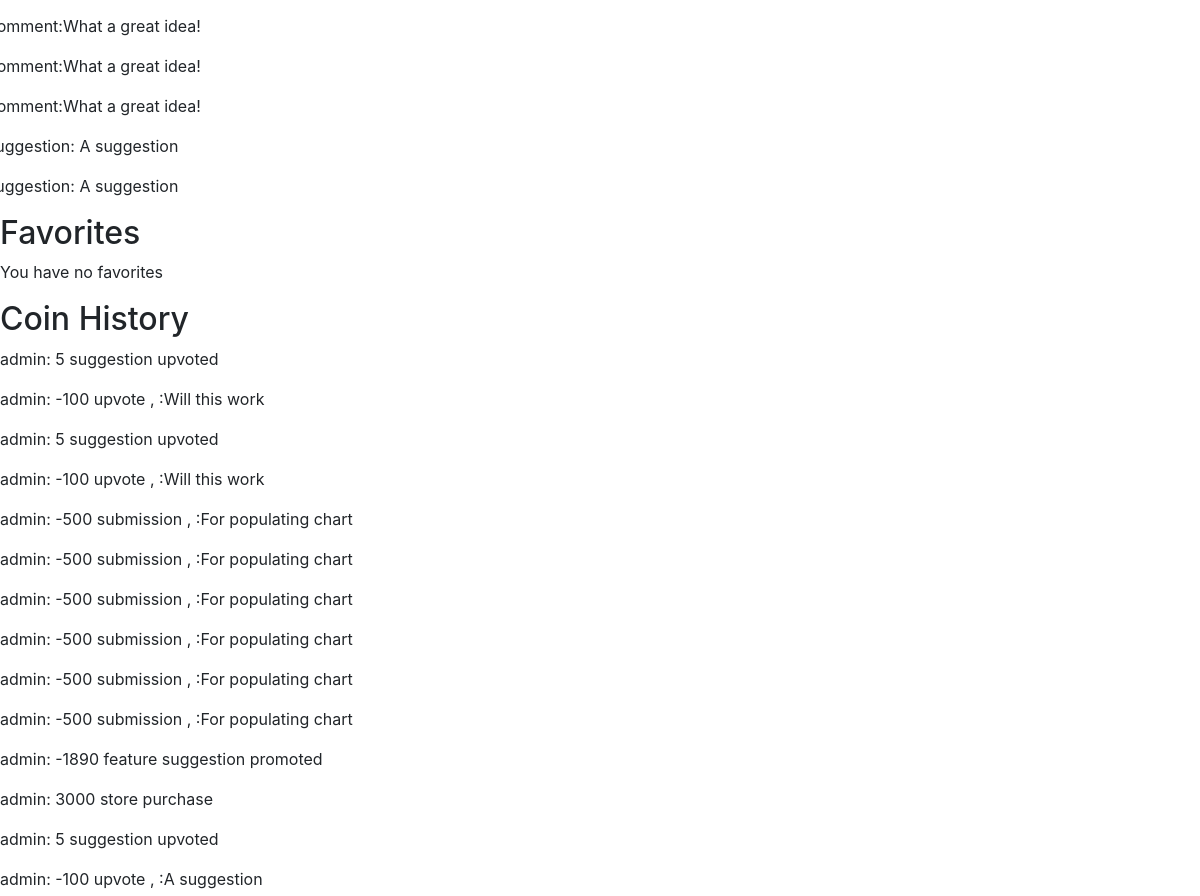
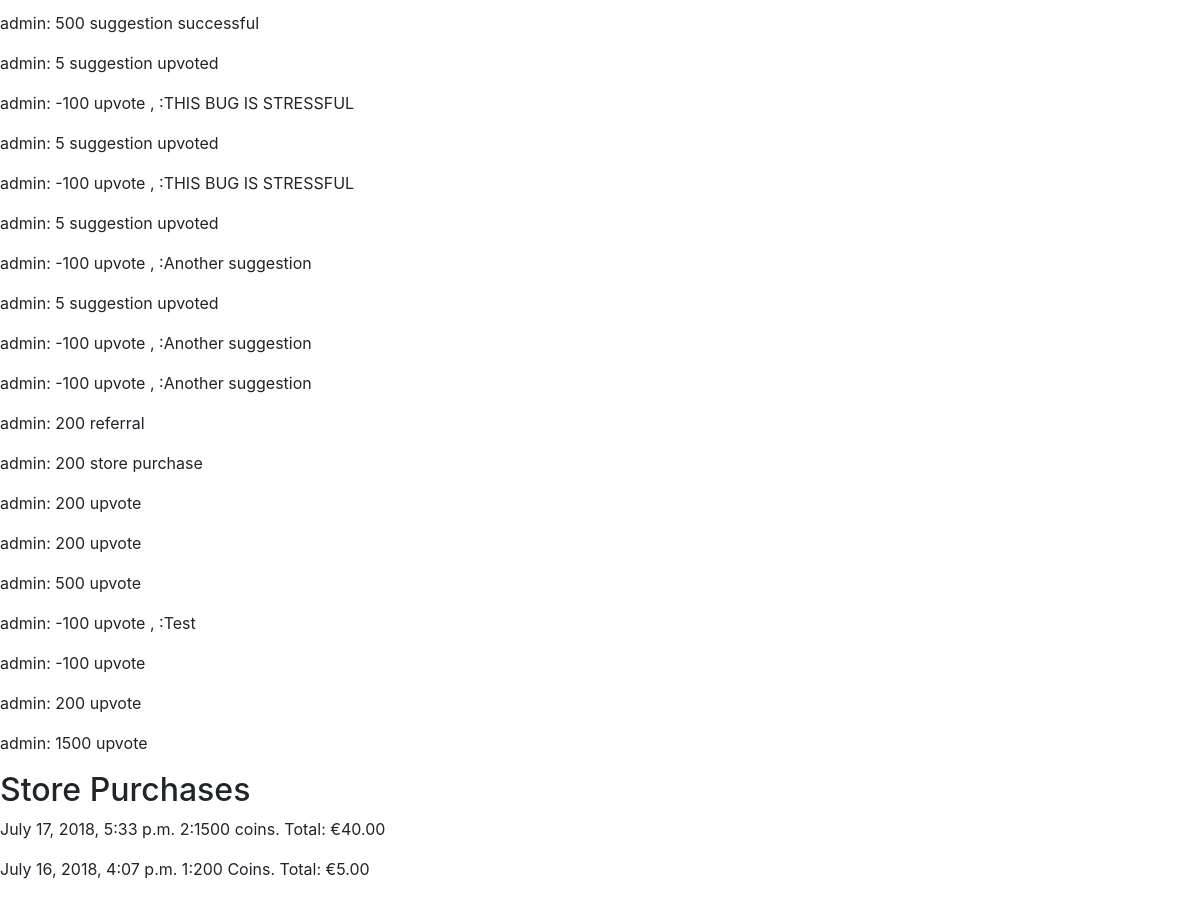
Page /user/1 (signed in, lower part) on the earlier database version (2 pictures, top to bottom).
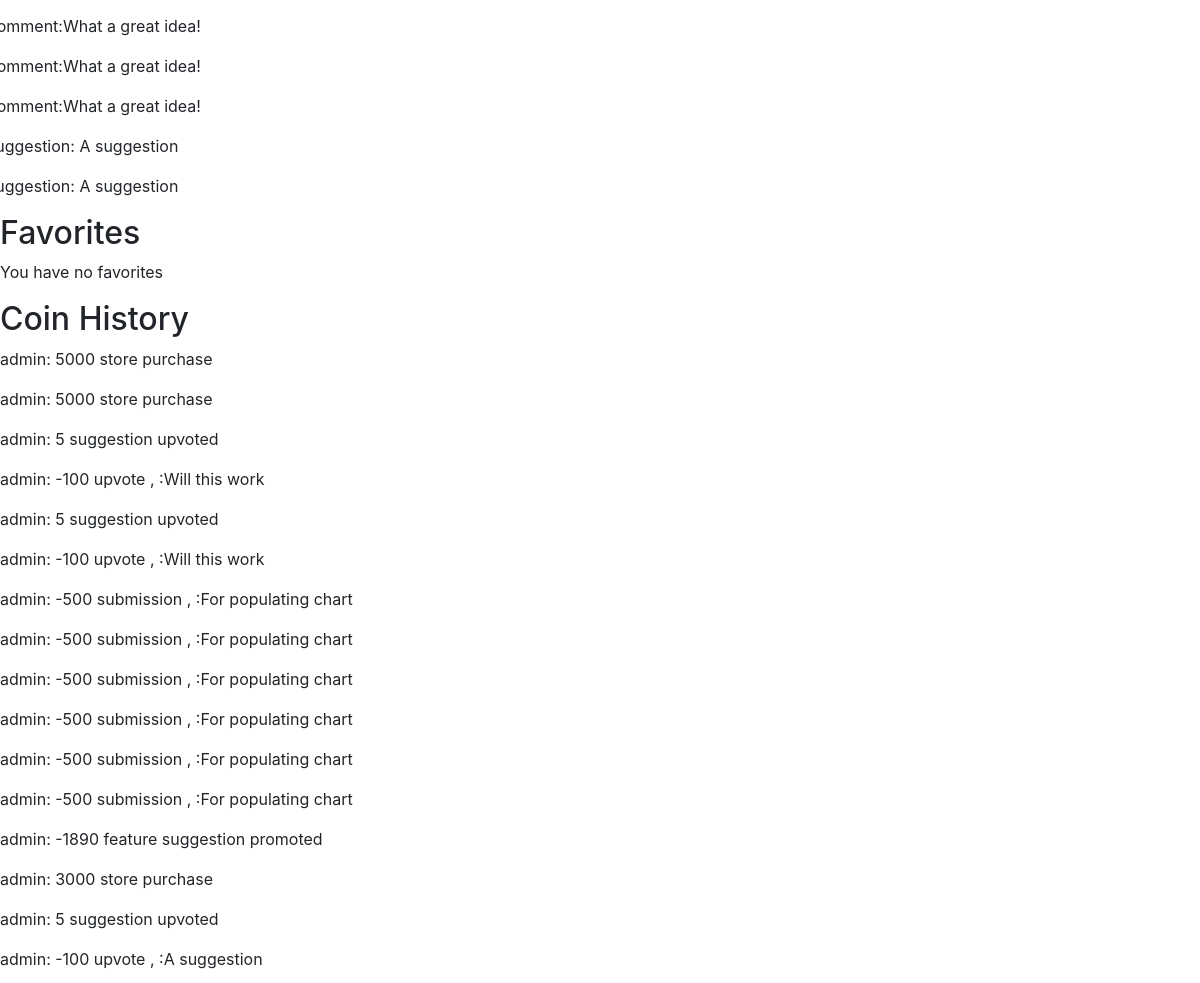
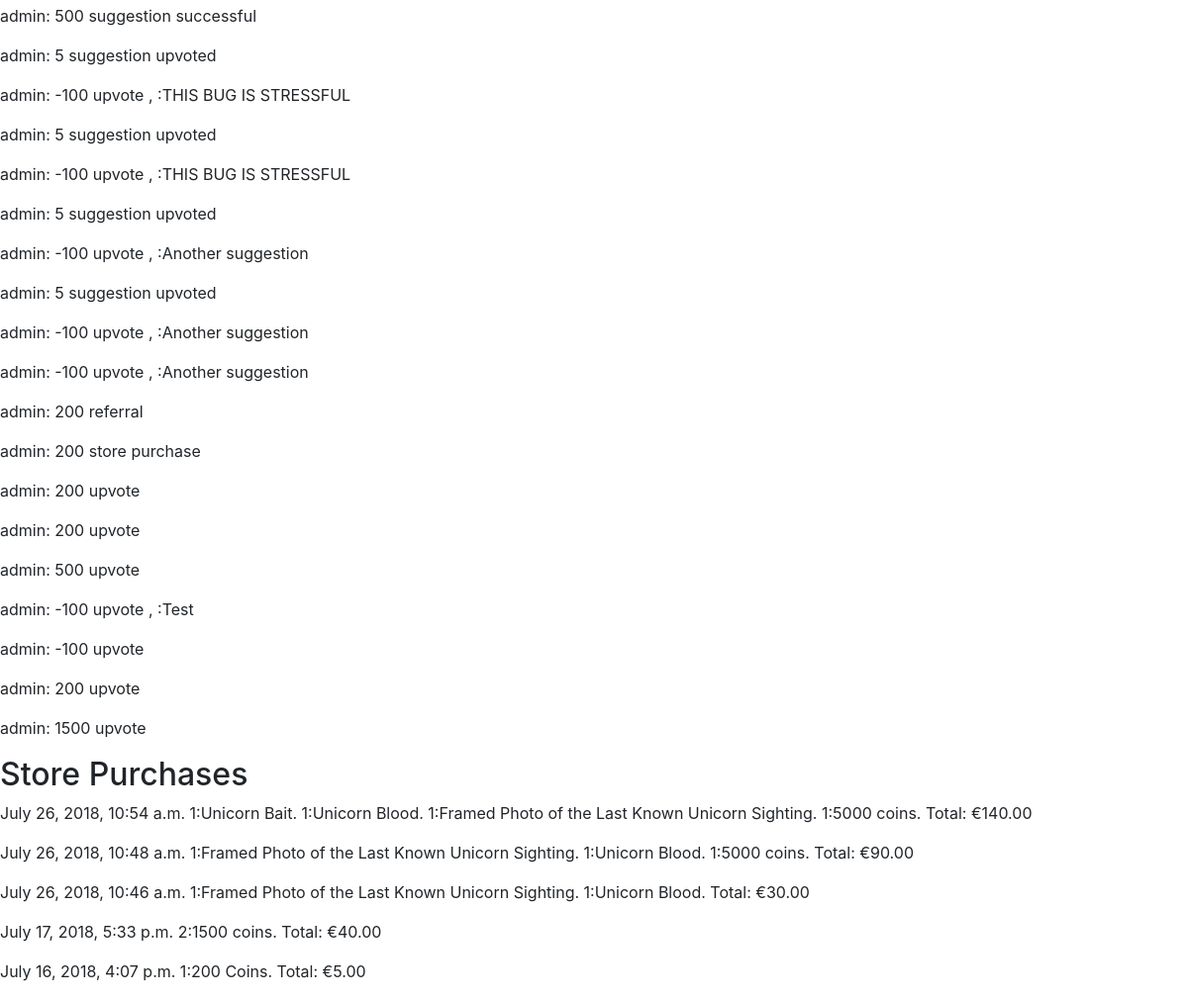
Same page on the later database version (2 pictures, top to bottom).
### usersuggestions/models.py (models this page shows, shortened)
class Upvote(models.Model):
    user = models.ForeignKey(User, null=False, on_delete=models.PROTECT)
    suggestion = models.ForeignKey(Suggestion, null=True, on_delete=models.CASCADE)
    comment = models.ForeignKey(Comment, null=True, on_delete=models.CASCADE)
    date_time = models.DateTimeField(auto_now_add=True)

class Comment(models.Model):
    user = models.ForeignKey(User, null=False, on_delete=models.PROTECT)
    suggestion = models.ForeignKey(Suggestion, null=False, on_delete=models.CASCADE)
    admin_page_comment = models.BooleanField(blank=False, default=False)
    comment = RichTextUploadingField()
    date_time = models.DateTimeField(auto_now_add=True)

class Suggestion(models.Model):
    suggestion_choices = ((True, 'Feature'), (False, 'Bug Fix'))
    is_feature = models.BooleanField(blank=False, default=False, choices=suggestion_choices)
    user = models.ForeignKey(User, null=False, on_delete=models.PROTECT)
    title = models.CharField(max_length=200, blank=False)
    details = RichTextUploadingField()
    date_time = models.DateTimeField(auto_now_add=True)
    delay_submission = models.BooleanField(null=False, blank=True, default=False)

### market/models.py (models this page shows, shortened)
class UserCoinHistory(models.Model):
    transaction_choices = ((1, 'submission'), (2, 'upvote'), (3, 'referral'),
                           (4, 'store purchase'), (5, 'initial signup'), (6, 'received referral'),
                           (7, 'suggestion upvoted'), (8, 'suggestion successful'), (9, 'feature suggestion promoted'))
    user = models.ForeignKey(User, null=False, on_delete=models.PROTECT)
    coins_change = models.IntegerField(null=False)
    date_time = models.DateTimeField(auto_now_add=True)
    suggestion = models.ForeignKey(Suggestion, null=True, blank=True, on_delete=models.CASCADE)
    transaction = models.PositiveSmallIntegerField(choices=transaction_choices, blank=False, null=False)
    def __str__(self):
        return "{0}: {1}".format(self.user, self.coins_change)

class Order(models.Model):
    user = models.ForeignKey(User, null=False, on_delete=models.PROTECT)
    date_time = models.DateTimeField(auto_now_add=True)
    delivery_address = models.ForeignKey(Delivery, null=True, on_delete=models.PROTECT)

class OrderItem(models.Model):
    order = models.ForeignKey(Order, null=False, on_delete=models.CASCADE)
    item = models.ForeignKey(StoreItem, null=False, on_delete=models.PROTECT)
    quantity = models.PositiveIntegerField(null=False)
    total_purchase_price = models.DecimalField(max_digits=8, decimal_places=2)

class StoreItem(models.Model):
    name = models.CharField(max_length=200, default="")
    description = models.TextField()
    price = models.DecimalField(max_digits=8, decimal_places=2)
    image = models.ImageField(upload_to='images')
    delivery_required = models.BooleanField(blank=False)
    is_coins = models.BooleanField(blank=False, default=False)
    coins_amount = models.PositiveIntegerField(blank=True, null=True)
    def __str__(self):
        return self.name

### accounts/models.py (models this page shows)
class User(AbstractUser):
    USERNAME_FIELD = "email"
    email = models.EmailField(('email address'), blank=False, unique=True)
    REQUIRED_FIELDS = []
    def __str__(self):
        return self.username

### usersuggestions/views.py (the view)
# urls.py: url(r'^user/(?P<user_id>\d+)$', render_userpage, name='userpage'),
@login_required()
def render_userpage(request, user_id):
    user = get_object_or_404(User, id=user_id)
    if request.user == user:
        values = get_userpage_values(user)
        return render(request, "userpage.html", {"user": user,
                                                 "votes": values["votes"], "purchases": values["purchases"],
                                                 "coin_history": values["coin_history"],
                                                 "suggestions": values["suggestions"]
                                                 })
    else:
        return redirect("issue_tracker")

### market/cart.py (called while the page is built)
    def __len__(self):
        return sum(item['quantity'] for item in self.cart.values())

### market/contexts.py (called while the page is built)
def cart(request):
    return {'cart': Cart(request)}

### usersuggestions/helpers.py (called while the page is built)
def get_userpage_values(user):
    votes = Upvote.objects.filter(user=user).order_by("-date_time")
    purchases = Order.objects.filter(user=user).order_by("-date_time")
    coin_history = UserCoinHistory.objects.filter(user=user).order_by("-date_time")
    suggestions = Suggestion.objects.filter(user=user).order_by("-date_time")
    for purchase in purchases:
        purchase.items = OrderItem.objects.filter(order=purchase)
        purchase.total_cost = 0
        for item in purchase.items:
            purchase.total_cost += item.total_purchase_price
    values_dictionary = {"purchases": purchases,
                         "coin_history": coin_history, "votes": votes, "suggestions": suggestions
                         }
    return values_dictionary

### usersuggestions/templates/userpage.html (shortened to what this page needs)
{% extends 'base.html' %}
{% block content %}
{% if votes|length == 0 %}
<p>You have not cast any votes</p>
{% else %}
{% for vote in votes %}
<div class="row">
{% if vote.suggestion %}
<p>Suggestion: {{ vote.suggestion.title }}</p>
{% else %}
<p>Comment: {{  vote.comment.comment|safe }}</p>
{% endif %}
</div>
{% endfor %}
{% endif %}
<h2>Favorites</h2>
{% if favorites|length == 0 %}
<p>You have no favorites</p>
{% else %}
{% for favorite in favorites %}
{{ favorite.suggestion.title }}
{% endfor %}
{% endif %}
<h2>Coin History</h2>
{% if coin_history|length == 0 %}
<p>You have no coin transaction</p>
{% else %}
{% for entry in coin_history %}
<p>{{ entry }}
{% if entry.transaction %}
{{ entry.get_transaction_display }}
{% endif %}
{% if entry.suggestion %}
,
:{{ entry.suggestion.title }}
{% endif %}
</p>
{% endfor %}
{% endif %}
<h2>Store Purchases</h2>
{% if purchases|length == 0 %}
<p>You have made no purchases at our store</p>
{% else %}
{% for purchase in purchases %}
<p>{{ purchase.date_time }}
{% for item in purchase.items %}
{{ item.quantity }}:{{ item.item }}.
{% endfor %}
Total: €{{ purchase.total_cost }}
</p>
{% endfor %}
{% endif %}
{% endblock %}

### templates/base.html (shortened to what this page needs)
<!DOCTYPE html>
<html lang="en">
<head>
    <link rel="stylesheet" href="https://maxcdn.bootstrapcdn.com/bootstrap/4.0.0/css/bootstrap.min.css">
    <link rel="stylesheet" href="/static/css/styles.css" type="text/css" />
</head>
<body>
    {% block content %}{% endblock %}
</body>
</html>

### styles.css (style rules this page uses)
body:before { white-space: pre; font-family: monospace; content: "Errno::ENOENT: No such file or directory @ rb_sysopen - styles.scss"; }

Differences in the rows shown:
added UserCoinHistory: user+coins_change "admin: 5000", transaction "store purchase"
added UserCoinHistory: user+coins_change "admin: 5000", transaction "store purchase"
added Order: date_time "July 26, 2018, 10:54 a.m.", total_cost "140.00"
added OrderItem: quantity "1", item "Unicorn Bait", shown under "July 26, 2018, 10:54 a.m."
added OrderItem: quantity "1", item "Unicorn Blood", shown under "July 26, 2018, 10:54 a.m."
added OrderItem: quantity "1", item "Framed Photo of the Last Known Unicorn Sighting", shown under "July 26, 2018, 10:54 a.m."
added OrderItem: quantity "1", item "5000 coins", shown under "July 26, 2018, 10:54 a.m."
added Order: date_time "July 26, 2018, 10:48 a.m.", total_cost "90.00"
added OrderItem: quantity "1", item "Framed Photo of the Last Known Unicorn Sighting", shown under "July 26, 2018, 10:48 a.m."
added OrderItem: quantity "1", item "Unicorn Blood", shown under "July 26, 2018, 10:48 a.m."
added OrderItem: quantity "1", item "5000 coins", shown under "July 26, 2018, 10:48 a.m."
added Order: date_time "July 26, 2018, 10:46 a.m.", total_cost "30.00"
added OrderItem: quantity "1", item "Framed Photo of the Last Known Unicorn Sighting", shown under "July 26, 2018, 10:46 a.m."
added OrderItem: quantity "1", item "Unicorn Blood", shown under "July 26, 2018, 10:46 a.m."
